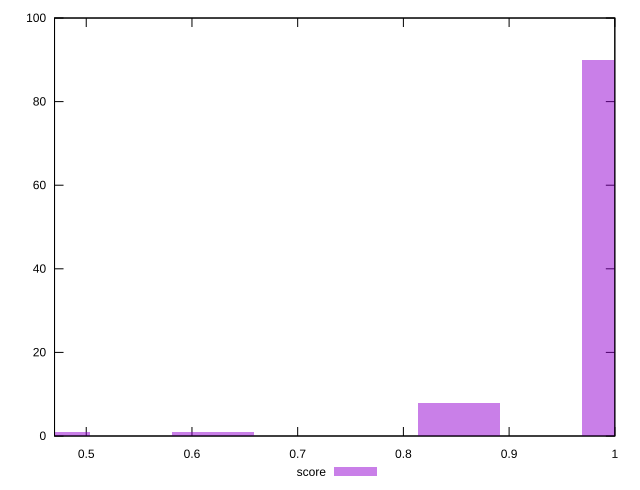

Reproduce this figure in gnuplot.
reset

$score <<EOF
0.6201523404375271 1
0.4651142553281453 1
1.0077475532109816 90
0.8527094681015998 8
EOF

set key outside below
set boxwidth 0.07751904255469089
set xrange [0.47:1]
set yrange [0:100]
set trange [0:100]
set style fill transparent solid 0.5 noborder
set terminal svg size 640, 490 enhanced background rgb 'white'
set output "report_00017_2021-02-10T15-08-03.406Z/uses-http2/samples/pages+cached+noadtech+nomedia/score/histogram.svg"

plot $score title "score" with boxes

reset
